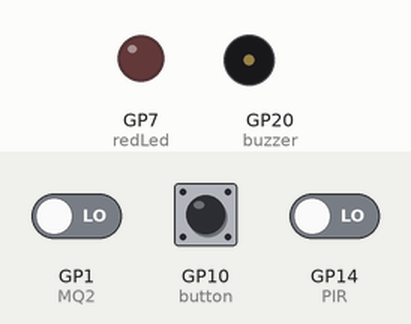
This program was run on a simulated Raspberry Pi Pico running MicroPython. On the bench: output pins drawn as LEDs (lit = HIGH), buzzer (waves = sounding). Dashed ring = blinking. The inputs (shaded band) are chosen by the test bench; at power-on: GP1 (MQ2) LOW, GP10 (button) LOW, GP14 (PIR) LOW.

Above: at 1.2 s.
1.3 s: GP1 (MQ2) driven HIGH
At 2.2 s:
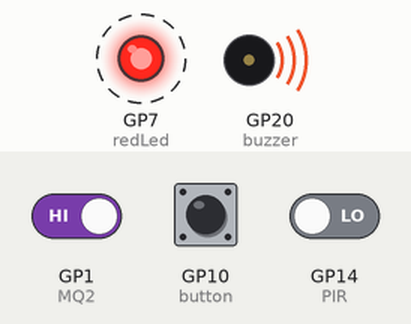
4.3 s: GP10 (button) pulled HIGH for 0.15 s
At 4.7 s:
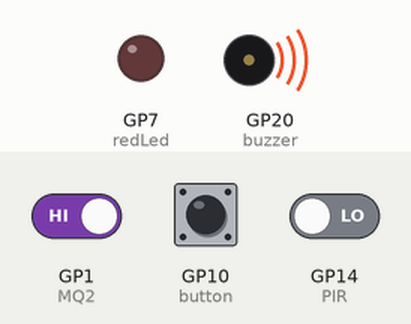
7.3 s: GP1 (MQ2) driven LOW
At 8.5 s:
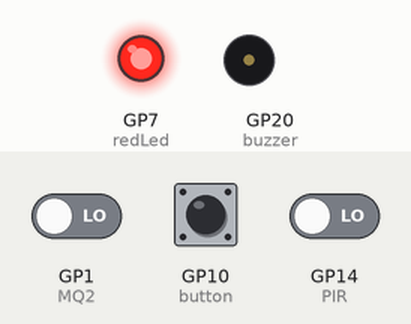
8.8 s: GP14 (PIR) driven HIGH
At 9.4 s:
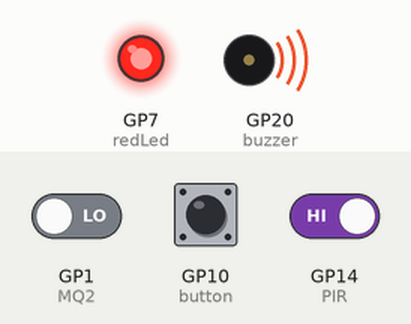
Timing chart, 0 to 11.3 s (numbered marks = the images above; inputs shaded):
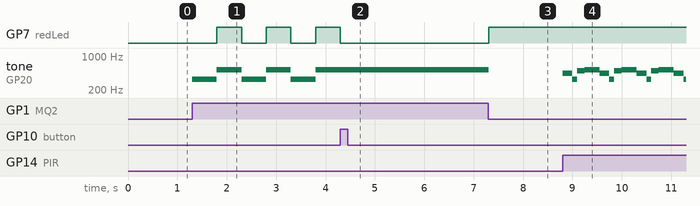

Measured:
- after the input at 1.3 s, GP7 (redLed): alternates HIGH for 0.50 s and LOW for 0.50 s, starting after 0.50 s; tone on GP20 (buzzer): alternates 523 Hz for 0.50 s and 330 Hz for 0.50 s, starting at once
- after the input at 4.3 s, GP7 (redLed): goes on until 4.3 s, then stays LOW; tone on GP20 (buzzer): stops changing and stays 523 Hz
- after the input at 7.3 s, GP7 (redLed): goes on until 7.3 s, then stays HIGH
- after the input at 8.8 s, tone on GP20 (buzzer): silent → 440 Hz at once, then repeats every 0.75 s: 330 Hz 0.10 s, 494 Hz 0.15 s, 523 Hz 0.30 s, 440 Hz 0.20 s

The program:

smart_house.py
```python
from machine import Pin, PWM
from utime import sleep
# define libraries
PIR=Pin(14, Pin.IN)
MQ2=Pin(1,Pin.IN)
buzzer=PWM(Pin(20,Pin.OUT))
redLed=Pin(7,Pin.OUT)
button=Pin(10,Pin.IN,Pin.PULL_DOWN)
# define output and input pins

activated=0
gas=0

while True:
    if button.value()==1:
        activated=1
        gas=0
        sleep(3)
        redLed.value(1)
        buzzer.duty_u16(0)
    if MQ2.value()==1:
        gas=1
    if activated==1:
        if PIR.value()==1:
            buzzer.duty_u16(6000)
            buzzer.freq(440)
            sleep(0.2)
            buzzer.freq(330)
            sleep(0.1)
            buzzer.freq(494)
            sleep(0.15)
            buzzer.freq(523)
            sleep(0.3)
    if gas==1:
        buzzer.duty_u16(6000)
        buzzer.freq(330)
        sleep(0.5)
        redLed.value(1)
        buzzer.freq(523)
        sleep(0.5)
        redLed.value(0)
        # LED will light and buzzer will sound when PIR detects motion or MQ2 detects toxic gas
```
